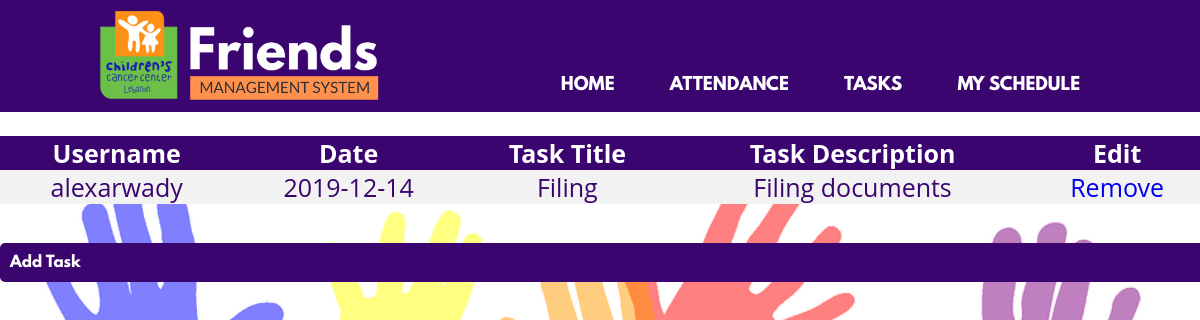
/registration/registration/edittask.php (signed in), run on the app's committed database.
### tables this page shows
CREATE TABLE `task` (
  `username` varchar(255) NOT NULL,
  `date1` varchar(255) NOT NULL,
  `title` varchar(255) NOT NULL,
  `description` varchar(255) NOT NULL
);

### registration/registration/edittask.php (the view, shortened to what this page needs)
<!DOCTYPE html>
<html>
<head>
    <link rel="stylesheet" type="text/css" href="style.css">
</head>
<header>
    <div class="container">
        <img src="Picture4.png" width="280" height="90" style="padding: 10px 10px 5px 100px;">
        <nav>
            <ul>
                <li><a href="index.php">Home</a></li>
                <li><a href="edithours.php">Attendance</a></li>
                <li><a href="edittask.php">Tasks</a></li>
                <li><a href="schedule_friend.php">My schedule</a></li>
            </ul>
        </nav>
    </div>
</header>
<body>
<br style="line-height: 10px" />
<table>
    <tr>
        <th>Username</th>
        <th>Date</th>
        <th>Task Title</th>
        <th>Task Description</th>
        <th>Edit</th>
    </tr>
    <?php
    $conn = mysqli_connect("localhost", "root", "", "registration");
    $sql = "SELECT `username`, `date1`, `title`, `description` FROM `task` WHERE username="."'".$_SESSION['username']."'";
    $result = $conn->query($sql);
    if ($result->num_rows > 0) {
        while($row = $result->fetch_assoc()) {
            echo "<tr><td>" . $row["username"]. "</td><td>" . $row["date1"] . "</td><td>"
                . $row["title"]. "</td><td>" . $row["description"] . "</td><td><a href=remove_task.php?date1=".$row["date1"]."?title=".$row["title"].">Remove</a></td></tr>";
        }
        echo "</table>";
    }
    ?>
<br>
<div class="input-group">
    <a href="task.php" class="btn">Add Task</a>
</div>
</body>
</html>

### registration/registration/style.css (style rules this page uses)
* { margin: 0px; padding: 0px; }
body { font-size: 120%; font-family: 'LeagueSpartan', sans-serif; background-image: url("2.png"); background-repeat:no-repeat; background-size:cover; background-position: top center; }
tr:nth-child(odd) { background-color: rgba(214, 214, 214, 0.8); }
tr:nth-child(even) { background-color: rgba(242, 242, 242, 0.8); }
.input-group { margin: 5px 0px 5px 0px; }
.btn { padding: 10px; font-size: 15px; color: white; background: #3B056F; border: none; border-radius: 5px; margin: 10px 0px 0px 0px; width: 99%; }
a.btn { appearance: button; text-decoration: none; padding: 10px; font-size: 15px; color: white; background: #3B056F; border: none; border-radius: 5px; margin: 10px 0px 0px 0px; }
.container { width: 90%; }
header { background: #3B056F; }
header::after { content: ''; display: table; clear: both; }
nav { float: right; }
nav ul { margin: 0; padding: 0; list-style: none; }
nav li { display: inline-block; margin-left: 50px; padding-top: 70px; position: center; }
nav a { color: #ffffff; text-decoration: none; text-transform: uppercase; font-size: 17px; }
nav a::before { content: ''; display: block; height: 3px; background-color: #ffffff; position: center; top: 0; width: 0%; transition: all ease-in-out 250ms; }

### registration/registration/edittask.php (style rules this page uses)
table { border-collapse: collapse; width: 100%; color: #3B056F; font-family: 'Open Sans', sans-serif; font-size: 25px; text-align: center; }
th { background-color: #3B056F; color: white; }
tr:nth-child(even) { background-color: #f2f2f2 }
a { text-decoration: none; }

### data on the page
task: username "alexarwady", date1 "2019-12-14", title "Filing", description "Filing documents"
